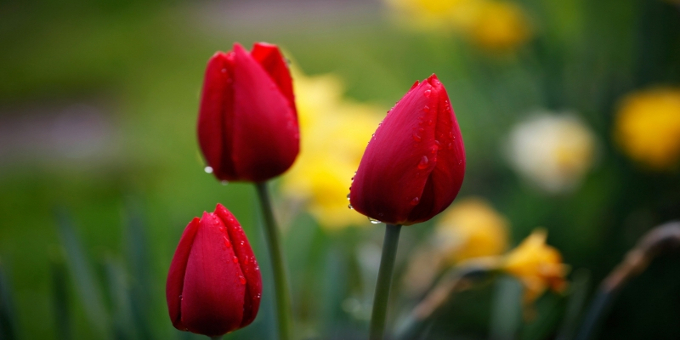
%> input picture images/flower1.jpg, 680 x 340 px
$ octave edge_canny.m   (GNU Octave 9; MATLAB toolbox functions it lacks are replaced by stand-ins)
%> lines starting %> are read from the running program, lines starting %| are printed output that depends on the picture; in (x1, y1, x2, y2) boxes, pixels count from 0 and x2, y2 are one past the last pixel; in counts of white or black regions, pixels touching at a corner belong together; the program's own positions count from 1
% Edge method 2: Canny fitler

pkg load image;

% Read image
img = imread('../images/flower1.jpg');
%> img is the input picture: size 340x680x3 uint8; mean R, G, B 90.5, 81.4, 38.9

% Convert to grayscale
img_gray = rgb2gray(img);
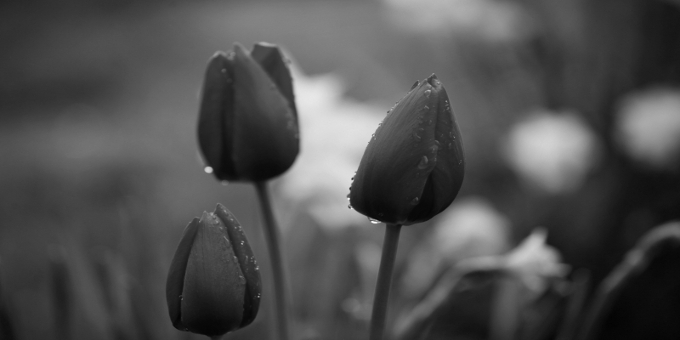
%> img_gray: size 340x680 uint8; min 2, max 254, mean 79.3

% Apply Canny filter
img_fltr = edge(img_gray,'canny');
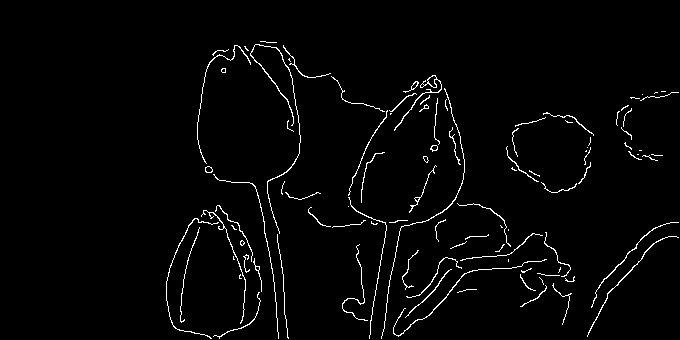
%> img_fltr: size 340x680 logical; 2.4% white in thin lines or dots, all inside (x1, y1, x2, y2) = (166, 41, 679, 339)

figure(1);
subplot(1,3,1), imshow(img)     , title('Original Image');
subplot(1,3,2), imshow(img_gray), title('Image in grayscale');
subplot(1,3,3), imshow(img_fltr), title('Canny Filter');

$ run again, with images/flower2.jpg copied over images/flower1.jpg
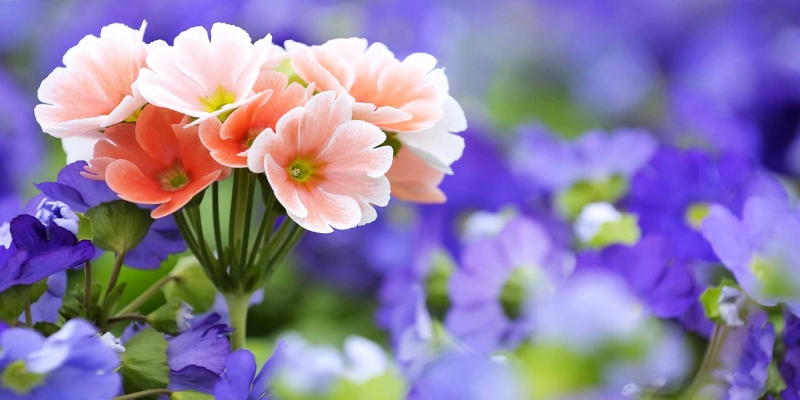
%> input picture images/flower2.jpg, 800 x 400 px
%> img is the input picture: size 400x800x3 uint8; mean R, G, B 141.2, 127.7, 167.1
%> `img_gray = rgb2gray(img);`:
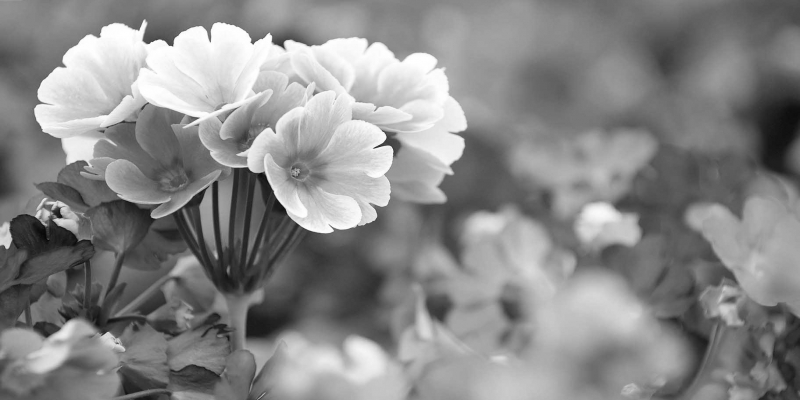
%> img_gray: size 400x800 uint8; min 8, max 255, mean 136.2
%> `img_fltr = edge(img_gray,'canny');`:
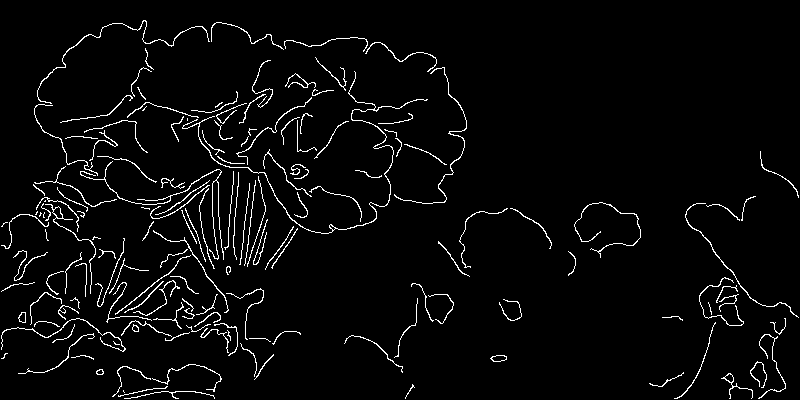
%> img_fltr: size 400x800 logical; 3.6% white in thin lines or dots

$ run again, with images/2.jpg copied over images/flower1.jpg
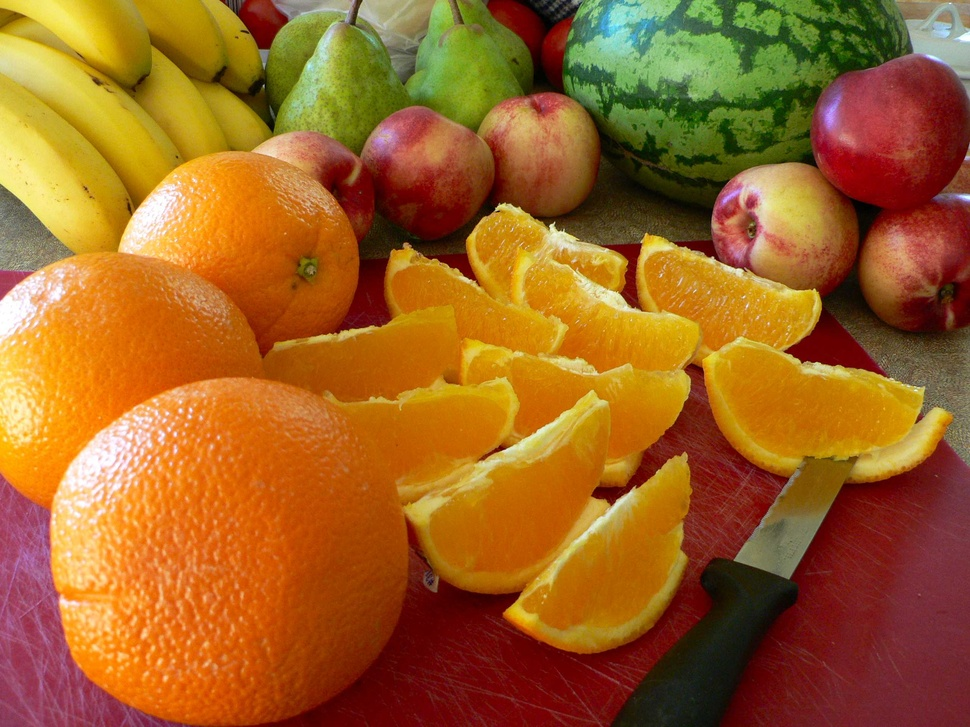
%> input picture images/2.jpg, 970 x 727 px, shrunk from 2560 x 1920 before the run
%> img is the input picture: size 727x970x3 uint8; mean R, G, B 158.5, 98.7, 35.6
%> `img_gray = rgb2gray(img);`:
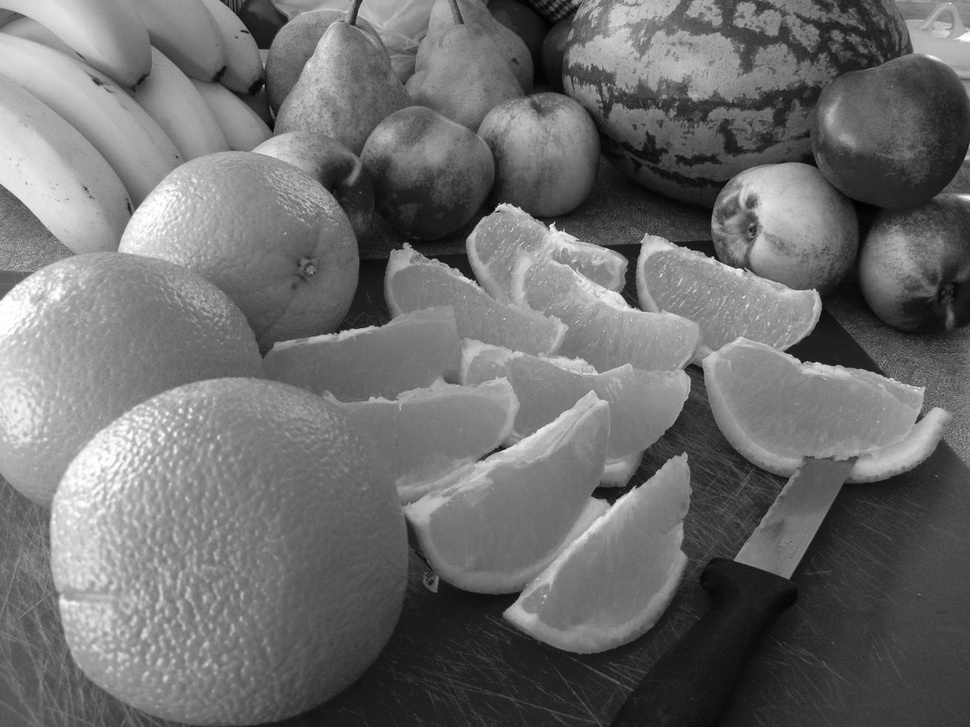
%> img_gray: size 727x970 uint8; min 0, max 255, mean 109.4
%> `img_fltr = edge(img_gray,'canny');`:
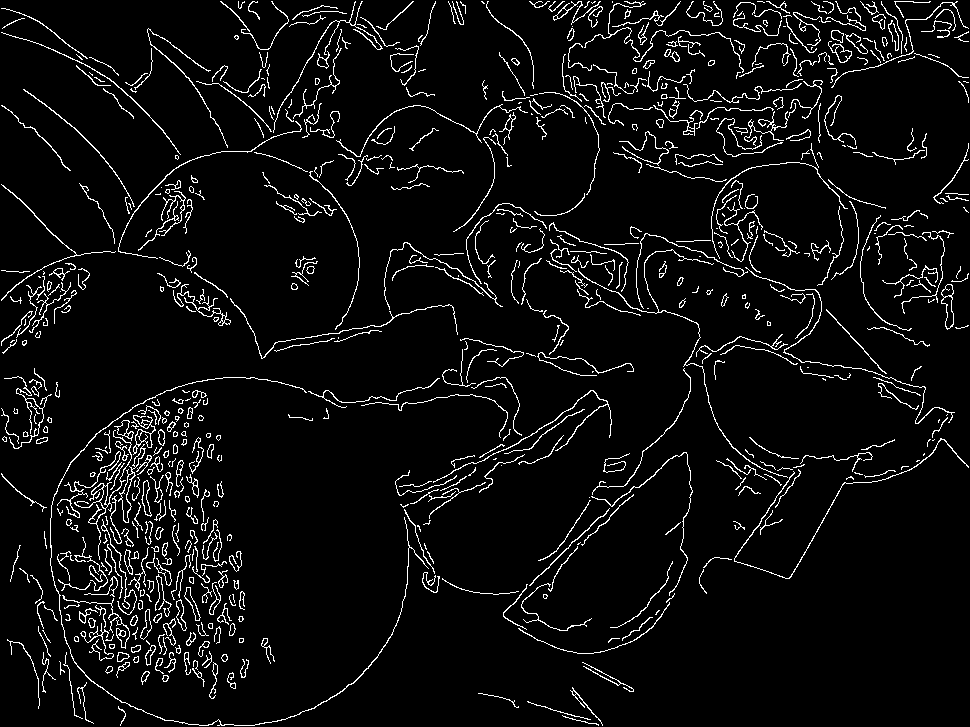
%> img_fltr: size 727x970 logical; 5.5% white in thin lines or dots

$ run again, with images/3.jpg copied over images/flower1.jpg
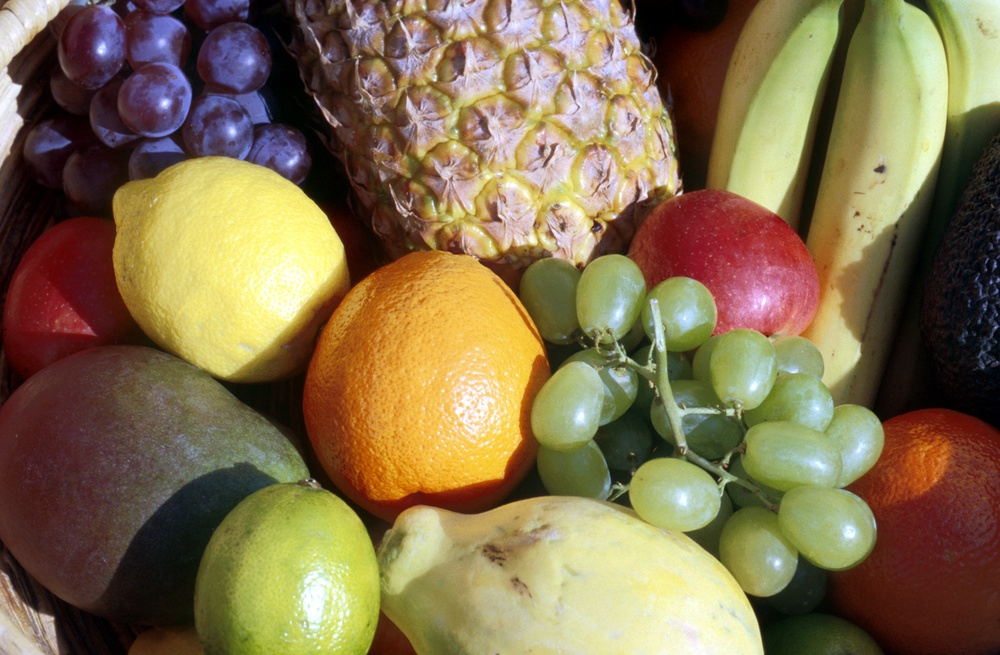
%> input picture images/3.jpg, 1000 x 655 px, shrunk from 1420 x 930 before the run
%> img is the input picture: size 655x1000x3 uint8; mean R, G, B 130.4, 111.8, 77.3
%> `img_gray = rgb2gray(img);`:
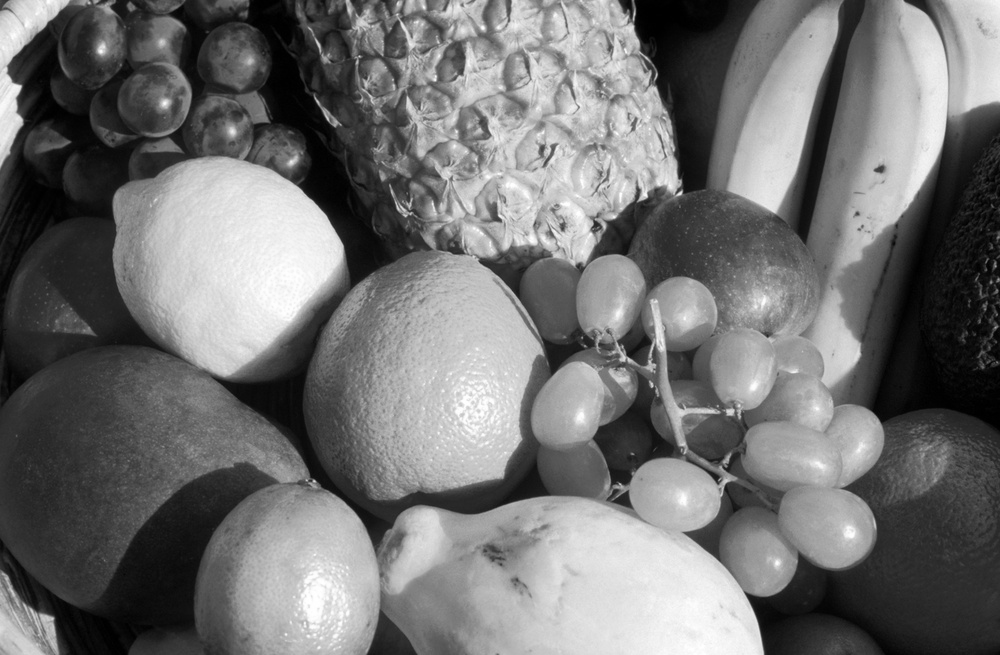
%> img_gray: size 655x1000 uint8; min 0, max 255, mean 113.4
%> `img_fltr = edge(img_gray,'canny');`:
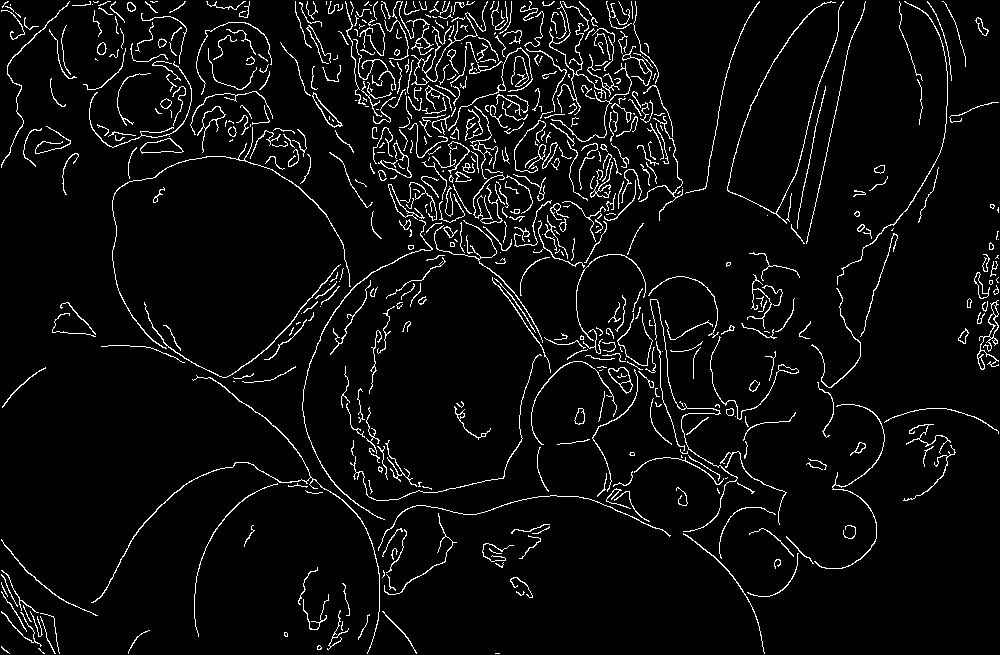
%> img_fltr: size 655x1000 logical; 5.1% white in thin lines or dots
